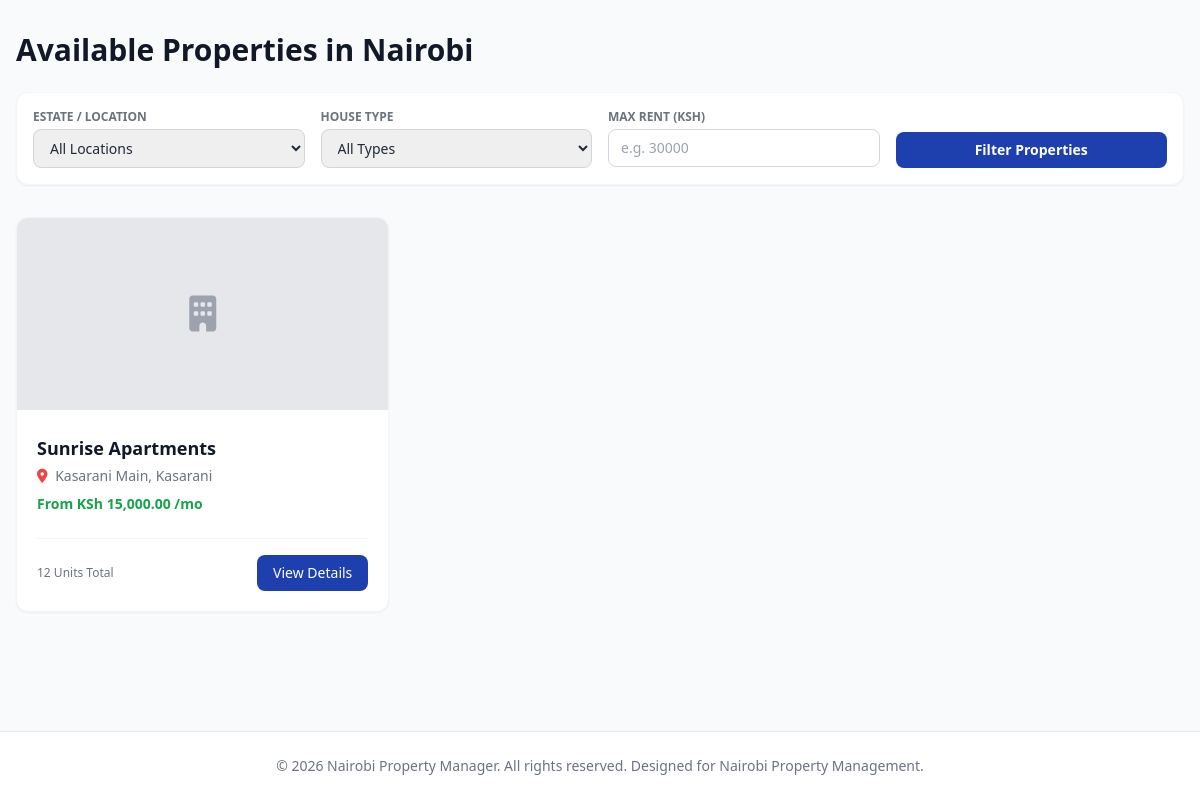
The app's page /properties.php?location=Kasarani Main with its own data.
### tables this page shows
CREATE TABLE properties (
    id INT AUTO_INCREMENT PRIMARY KEY,
    landlord_id INT NOT NULL,
    name VARCHAR(150) NOT NULL,
    property_type ENUM('Apartment', 'Flats', 'Bedsitters', 'Maisonettes', 'Townhouses', 'Commercial', 'Student Housing', 'Mixed Use', 'Single Family', 'Other') NOT NULL,
    description TEXT,
    location_id INT NOT NULL,
    physical_address VARCHAR(255) NOT NULL,
    latitude DECIMAL(10, 8) NULL,
    longitude DECIMAL(11, 8) NULL,
    number_of_units INT NOT NULL DEFAULT 0,
    year_built YEAR NULL,
    amenities TEXT,
    status ENUM('Active', 'Under Maintenance', 'Archived') DEFAULT 'Active',
    property_image VARCHAR(255) NULL,
    created_at TIMESTAMP DEFAULT CURRENT_TIMESTAMP,
    updated_at TIMESTAMP DEFAULT CURRENT_TIMESTAMP ON UPDATE CURRENT_TIMESTAMP,
    FOREIGN KEY (landlord_id) REFERENCES landlords(id) ON DELETE RESTRICT,
    FOREIGN KEY (location_id) REFERENCES locations(id) ON DELETE RESTRICT
);

CREATE TABLE locations (
    id INT AUTO_INCREMENT PRIMARY KEY,
    county VARCHAR(100) DEFAULT 'Nairobi',
    sub_county VARCHAR(100) NOT NULL,
    estate VARCHAR(100) NOT NULL,
    created_at TIMESTAMP DEFAULT CURRENT_TIMESTAMP
);

### includes/functions.php (called while the page is built, shortened)
<?php
function e($string) {
    return htmlspecialchars($string ?? '', ENT_QUOTES, 'UTF-8');
}
function format_currency($amount) {
    return 'KSh ' . number_format((float)($amount ?? 0), 2, '.', ',');
}

### public/properties.php (the view, shortened to what this page needs)
<?php
require_once __DIR__ . '/../includes/functions.php';
$db = db();
$location = $_GET['location'] ?? '';
$max_rent = $_GET['max_rent'] ?? '';
$query = "SELECT p.*, l.estate, l.sub_county, MIN(u.monthly_rent) as min_rent
          FROM properties p
          JOIN locations l ON p.location_id = l.id
          JOIN units u ON p.id = u.property_id
          WHERE p.status = 'Active'";
$params = [];
if (!empty($location)) {
    $query .= " AND l.estate = ?";
    $params[] = $location;
}
$query .= " GROUP BY p.id";
$stmt = $db->prepare($query);
$stmt->execute($params);
$properties = $stmt->fetchAll();
include __DIR__ . '/../includes/header.php';
?>
<div class="flex-1 flex flex-col bg-gray-50">
    <div class="max-w-7xl mx-auto px-4 py-8 w-full">
        <h1 class="text-3xl font-bold text-gray-900 mb-6">Available Properties in Nairobi</h1>
        <form method="GET" class="bg-white p-4 rounded-xl shadow-sm border border-gray-100 grid grid-cols-1 sm:grid-cols-4 gap-4 mb-8">
            <div>
                <label class="block text-xs font-semibold text-gray-500 uppercase mb-1">Estate / Location</label>
                <select name="location" class="w-full px-3 py-2 border border-gray-300 rounded-lg text-sm focus:ring-2 focus:ring-primary outline-none">
                    <option value="">All Locations</option>
                </select>
            </div>
            <div>
                <label class="block text-xs font-semibold text-gray-500 uppercase mb-1">House Type</label>
                <select name="house_type" class="w-full px-3 py-2 border border-gray-300 rounded-lg text-sm focus:ring-2 focus:ring-primary outline-none">
                    <option value="">All Types</option>
                </select>
            </div>
            <div>
                <label class="block text-xs font-semibold text-gray-500 uppercase mb-1">Max Rent (KSh)</label>
                <input type="number" name="max_rent" value="<?php echo e($max_rent); ?>" placeholder="e.g. 30000" class="w-full px-3 py-2 border border-gray-300 rounded-lg text-sm focus:ring-2 focus:ring-primary outline-none">
            </div>
            <div class="flex items-end">
                <button type="submit" class="w-full bg-primary hover:bg-blue-800 text-white font-semibold py-2 px-4 rounded-lg text-sm transition">
                    Filter Properties
                </button>
            </div>
        </form>
        <div class="grid grid-cols-1 sm:grid-cols-2 lg:grid-cols-3 gap-6">
            <?php if (empty($properties)): ?>
                <div class="col-span-3 bg-white p-8 rounded-xl text-center border border-gray-100">
                    <p class="text-gray-500">No properties found matching your search criteria.</p>
                </div>
            <?php else: ?>
                <?php foreach ($properties as $prop): ?>
                    <div class="bg-white rounded-xl border border-gray-100 shadow-sm overflow-hidden flex flex-col">
                        <div class="h-48 bg-gray-200 flex items-center justify-center text-gray-400">
                            <i class="fa-solid fa-building text-4xl"></i>
                        </div>
                        <div class="p-5 flex-1 flex flex-col justify-between">
                            <div>
                                <h3 class="font-bold text-lg text-gray-900 mt-1"><?php echo e($prop['name']); ?></h3>
                                <p class="text-sm text-gray-500 mt-1"><i class="fa-solid fa-location-dot mr-1 text-red-500"></i> <?php echo e($prop['estate'] . ', ' . $prop['sub_county']); ?></p>
                                <p class="text-sm font-semibold text-success mt-2">From <?php echo format_currency($prop['min_rent']); ?> /mo</p>
                            </div>
                            <div class="mt-6 pt-4 border-t border-gray-100 flex items-center justify-between">
                                <span class="text-xs text-gray-500"><?php echo e($prop['number_of_units']); ?> Units Total</span>
                                <a href="<?php echo BASE_URL; ?>/public/property-details.php?id=<?php echo $prop['id']; ?>" class="text-sm bg-primary text-white px-4 py-2 rounded-lg font-medium hover:bg-blue-800 transition">
                                    View Details
                                </a>
                            </div>
                        </div>
                    </div>
                <?php endforeach; ?>
            <?php endif; ?>
        </div>
    </div>
</div>
<?php include __DIR__ . '/../includes/footer.php'; ?>

### records on screen
properties: name "Sunrise Apartments", location.sub_county "Kasarani Main, Kasarani", min_rent "KSh 15,000.00", number_of_units "12"

### other values on screen
APP_NAME "Nairobi Property Manager"
